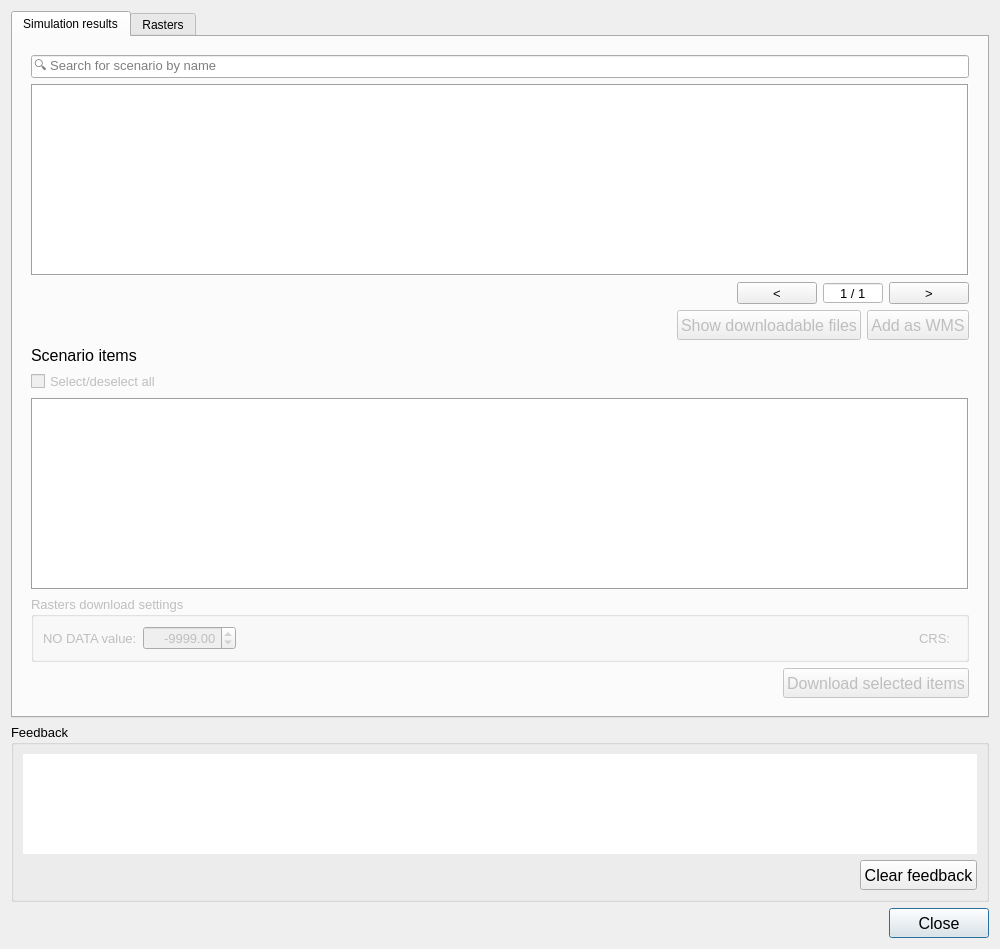
<?xml version="1.0" encoding="UTF-8"?>
<ui version="4.0">
 <class>Dialog</class>
 <widget class="QDialog" name="Dialog">
  <property name="geometry">
   <rect>
    <x>0</x>
    <y>0</y>
    <width>1000</width>
    <height>949</height>
   </rect>
  </property>
  <property name="windowTitle">
   <string>Lizard</string>
  </property>
  <layout class="QGridLayout" name="gridLayout">
   <item row="2" column="0">
    <layout class="QHBoxLayout" name="horizontalLayout_2">
     <property name="bottomMargin">
      <number>0</number>
     </property>
     <item>
      <spacer name="horizontalSpacer_2">
       <property name="orientation">
        <enum>Qt::Horizontal</enum>
       </property>
       <property name="sizeHint" stdset="0">
        <size>
         <width>40</width>
         <height>20</height>
        </size>
       </property>
      </spacer>
     </item>
     <item>
      <widget class="QPushButton" name="pb_close">
       <property name="sizePolicy">
        <sizepolicy hsizetype="Preferred" vsizetype="Fixed">
         <horstretch>0</horstretch>
         <verstretch>0</verstretch>
        </sizepolicy>
       </property>
       <property name="minimumSize">
        <size>
         <width>100</width>
         <height>30</height>
        </size>
       </property>
       <property name="maximumSize">
        <size>
         <width>16777215</width>
         <height>16777215</height>
        </size>
       </property>
       <property name="font">
        <font>
         <family>Segoe UI</family>
         <pointsize>12</pointsize>
        </font>
       </property>
       <property name="text">
        <string>Close</string>
       </property>
      </widget>
     </item>
    </layout>
   </item>
   <item row="0" column="0">
    <widget class="QTabWidget" name="tabWidget">
     <property name="currentIndex">
      <number>0</number>
     </property>
     <widget class="QWidget" name="simulation_results_tab">
      <attribute name="title">
       <string>Simulation results</string>
      </attribute>
      <layout class="QGridLayout" name="gridLayout_5">
       <item row="0" column="0">
        <widget class="QWidget" name="scenario_download_widget" native="true">
         <property name="sizePolicy">
          <sizepolicy hsizetype="Preferred" vsizetype="Expanding">
           <horstretch>0</horstretch>
           <verstretch>0</verstretch>
          </sizepolicy>
         </property>
         <property name="minimumSize">
          <size>
           <width>500</width>
           <height>300</height>
          </size>
         </property>
         <property name="font">
          <font>
           <family>Segoe UI</family>
          </font>
         </property>
         <layout class="QGridLayout" name="gridLayout_8">
          <item row="7" column="0" colspan="2">
           <widget class="QGroupBox" name="grp_raster_settings">
            <property name="enabled">
             <bool>false</bool>
            </property>
            <property name="font">
             <font>
              <family>Segoe UI</family>
              <pointsize>10</pointsize>
             </font>
            </property>
            <property name="title">
             <string>Rasters download settings</string>
            </property>
            <layout class="QGridLayout" name="gridLayout_3">
             <item row="0" column="0">
              <widget class="QLabel" name="label_3">
               <property name="font">
                <font>
                 <family>Segoe UI</family>
                 <pointsize>10</pointsize>
                 <italic>false</italic>
                </font>
               </property>
               <property name="text">
                <string>NO DATA value:</string>
               </property>
              </widget>
             </item>
             <item row="0" column="1">
              <widget class="QDoubleSpinBox" name="no_data_sbox">
               <property name="font">
                <font>
                 <family>Segoe UI</family>
                 <pointsize>10</pointsize>
                </font>
               </property>
               <property name="frame">
                <bool>true</bool>
               </property>
               <property name="alignment">
                <set>Qt::AlignRight|Qt::AlignTrailing|Qt::AlignVCenter</set>
               </property>
               <property name="minimum">
                <double>-1000000.000000000000000</double>
               </property>
               <property name="maximum">
                <double>1000000.000000000000000</double>
               </property>
               <property name="value">
                <double>-9999.000000000000000</double>
               </property>
              </widget>
             </item>
             <item row="0" column="4">
              <widget class="QgsProjectionSelectionWidget" name="crs_widget">
               <property name="font">
                <font>
                 <family>Segoe UI</family>
                 <pointsize>10</pointsize>
                </font>
               </property>
              </widget>
             </item>
             <item row="0" column="3">
              <widget class="QLabel" name="label_4">
               <property name="font">
                <font>
                 <family>Segoe UI</family>
                 <pointsize>10</pointsize>
                 <italic>false</italic>
                </font>
               </property>
               <property name="text">
                <string>CRS:</string>
               </property>
              </widget>
             </item>
             <item row="0" column="2">
              <spacer name="horizontalSpacer_3">
               <property name="orientation">
                <enum>Qt::Horizontal</enum>
               </property>
               <property name="sizeHint" stdset="0">
                <size>
                 <width>40</width>
                 <height>20</height>
                </size>
               </property>
              </spacer>
             </item>
            </layout>
           </widget>
          </item>
          <item row="10" column="0" colspan="2">
           <layout class="QHBoxLayout" name="horizontalLayout_4">
            <property name="bottomMargin">
             <number>0</number>
            </property>
            <item>
             <spacer name="horizontalSpacer_9">
              <property name="orientation">
               <enum>Qt::Horizontal</enum>
              </property>
              <property name="sizeHint" stdset="0">
               <size>
                <width>40</width>
                <height>20</height>
               </size>
              </property>
             </spacer>
            </item>
            <item>
             <widget class="QPushButton" name="pb_download">
              <property name="enabled">
               <bool>false</bool>
              </property>
              <property name="minimumSize">
               <size>
                <width>100</width>
                <height>30</height>
               </size>
              </property>
              <property name="maximumSize">
               <size>
                <width>16777215</width>
                <height>16777215</height>
               </size>
              </property>
              <property name="font">
               <font>
                <family>Segoe UI</family>
                <pointsize>12</pointsize>
               </font>
              </property>
              <property name="text">
               <string>Download selected items</string>
              </property>
             </widget>
            </item>
           </layout>
          </item>
          <item row="6" column="0" colspan="2">
           <widget class="QTreeView" name="scenario_results_tv">
            <property name="font">
             <font>
              <family>Segoe UI</family>
              <pointsize>10</pointsize>
             </font>
            </property>
            <property name="frameShape">
             <enum>QFrame::Box</enum>
            </property>
            <property name="editTriggers">
             <set>QAbstractItemView::NoEditTriggers</set>
            </property>
            <attribute name="headerDefaultSectionSize">
             <number>150</number>
            </attribute>
           </widget>
          </item>
          <item row="0" column="0" colspan="2">
           <widget class="QLineEdit" name="scenario_search_le">
            <property name="font">
             <font>
              <family>Segoe UI</family>
              <pointsize>10</pointsize>
             </font>
            </property>
            <property name="frame">
             <bool>true</bool>
            </property>
            <property name="placeholderText">
             <string>🔍 Search for scenario by name</string>
            </property>
           </widget>
          </item>
          <item row="3" column="0" colspan="2">
           <layout class="QHBoxLayout" name="horizontalLayout_3">
            <property name="bottomMargin">
             <number>0</number>
            </property>
            <item>
             <spacer name="horizontalSpacer_8">
              <property name="orientation">
               <enum>Qt::Horizontal</enum>
              </property>
              <property name="sizeHint" stdset="0">
               <size>
                <width>40</width>
                <height>20</height>
               </size>
              </property>
             </spacer>
            </item>
            <item>
             <widget class="QPushButton" name="pb_show_files">
              <property name="enabled">
               <bool>false</bool>
              </property>
              <property name="minimumSize">
               <size>
                <width>100</width>
                <height>30</height>
               </size>
              </property>
              <property name="maximumSize">
               <size>
                <width>16777215</width>
                <height>16777215</height>
               </size>
              </property>
              <property name="font">
               <font>
                <family>Segoe UI</family>
                <pointsize>12</pointsize>
               </font>
              </property>
              <property name="text">
               <string>Show downloadable files</string>
              </property>
             </widget>
            </item>
            <item>
             <widget class="QPushButton" name="pb_add_wms">
              <property name="enabled">
               <bool>false</bool>
              </property>
              <property name="minimumSize">
               <size>
                <width>100</width>
                <height>30</height>
               </size>
              </property>
              <property name="maximumSize">
               <size>
                <width>16777215</width>
                <height>16777215</height>
               </size>
              </property>
              <property name="font">
               <font>
                <family>Segoe UI</family>
                <pointsize>12</pointsize>
               </font>
              </property>
              <property name="text">
               <string>Add as WMS</string>
              </property>
             </widget>
            </item>
           </layout>
          </item>
          <item row="2" column="0" colspan="2">
           <layout class="QHBoxLayout" name="horizontalLayout">
            <property name="topMargin">
             <number>0</number>
            </property>
            <property name="bottomMargin">
             <number>0</number>
            </property>
            <item>
             <spacer name="horizontalSpacer_13">
              <property name="orientation">
               <enum>Qt::Horizontal</enum>
              </property>
              <property name="sizeHint" stdset="0">
               <size>
                <width>400</width>
                <height>20</height>
               </size>
              </property>
             </spacer>
            </item>
            <item>
             <widget class="QPushButton" name="pb_prev_page">
              <property name="sizePolicy">
               <sizepolicy hsizetype="Minimum" vsizetype="Minimum">
                <horstretch>0</horstretch>
                <verstretch>0</verstretch>
               </sizepolicy>
              </property>
              <property name="minimumSize">
               <size>
                <width>40</width>
                <height>20</height>
               </size>
              </property>
              <property name="maximumSize">
               <size>
                <width>16777215</width>
                <height>16777215</height>
               </size>
              </property>
              <property name="font">
               <font>
                <family>Segoe UI</family>
                <pointsize>10</pointsize>
               </font>
              </property>
              <property name="layoutDirection">
               <enum>Qt::LeftToRight</enum>
              </property>
              <property name="text">
               <string>&lt;</string>
              </property>
             </widget>
            </item>
            <item>
             <widget class="QSpinBox" name="page_sbox">
              <property name="sizePolicy">
               <sizepolicy hsizetype="Minimum" vsizetype="Minimum">
                <horstretch>0</horstretch>
                <verstretch>0</verstretch>
               </sizepolicy>
              </property>
              <property name="minimumSize">
               <size>
                <width>60</width>
                <height>20</height>
               </size>
              </property>
              <property name="font">
               <font>
                <family>Segoe UI</family>
                <pointsize>10</pointsize>
               </font>
              </property>
              <property name="focusPolicy">
               <enum>Qt::StrongFocus</enum>
              </property>
              <property name="styleSheet">
               <string notr="true">QSpinBox {background-color: white;}</string>
              </property>
              <property name="frame">
               <bool>true</bool>
              </property>
              <property name="alignment">
               <set>Qt::AlignCenter</set>
              </property>
              <property name="buttonSymbols">
               <enum>QAbstractSpinBox::NoButtons</enum>
              </property>
              <property name="suffix">
               <string> / 1</string>
              </property>
              <property name="minimum">
               <number>1</number>
              </property>
             </widget>
            </item>
            <item>
             <widget class="QPushButton" name="pb_next_page">
              <property name="sizePolicy">
               <sizepolicy hsizetype="Minimum" vsizetype="Minimum">
                <horstretch>0</horstretch>
                <verstretch>0</verstretch>
               </sizepolicy>
              </property>
              <property name="minimumSize">
               <size>
                <width>40</width>
                <height>20</height>
               </size>
              </property>
              <property name="maximumSize">
               <size>
                <width>16777215</width>
                <height>16777215</height>
               </size>
              </property>
              <property name="font">
               <font>
                <family>Segoe UI</family>
                <pointsize>10</pointsize>
               </font>
              </property>
              <property name="text">
               <string>&gt;</string>
              </property>
             </widget>
            </item>
           </layout>
          </item>
          <item row="1" column="0" colspan="2">
           <widget class="QTreeView" name="scenario_tv">
            <property name="font">
             <font>
              <family>Segoe UI</family>
              <pointsize>10</pointsize>
             </font>
            </property>
            <property name="frameShape">
             <enum>QFrame::Box</enum>
            </property>
            <property name="editTriggers">
             <set>QAbstractItemView::NoEditTriggers</set>
            </property>
            <property name="sortingEnabled">
             <bool>true</bool>
            </property>
            <attribute name="headerShowSortIndicator" stdset="0">
             <bool>true</bool>
            </attribute>
           </widget>
          </item>
          <item row="4" column="0" colspan="2">
           <layout class="QGridLayout" name="gridLayout_4">
            <property name="bottomMargin">
             <number>0</number>
            </property>
            <item row="1" column="0">
             <widget class="QCheckBox" name="toggle_selection_ckb">
              <property name="enabled">
               <bool>false</bool>
              </property>
              <property name="font">
               <font>
                <family>Segoe UI</family>
                <pointsize>10</pointsize>
               </font>
              </property>
              <property name="layoutDirection">
               <enum>Qt::LeftToRight</enum>
              </property>
              <property name="text">
               <string>Select/deselect all</string>
              </property>
             </widget>
            </item>
            <item row="0" column="0">
             <widget class="QLabel" name="label_2">
              <property name="font">
               <font>
                <family>Segoe UI</family>
                <pointsize>12</pointsize>
               </font>
              </property>
              <property name="text">
               <string>Scenario items</string>
              </property>
             </widget>
            </item>
           </layout>
          </item>
         </layout>
        </widget>
       </item>
      </layout>
     </widget>
     <widget class="QWidget" name="rasters_tab">
      <attribute name="title">
       <string>Rasters</string>
      </attribute>
      <layout class="QGridLayout" name="gridLayout_11">
       <item row="0" column="0">
        <widget class="QWidget" name="scenario_download_widget_2" native="true">
         <property name="sizePolicy">
          <sizepolicy hsizetype="Preferred" vsizetype="Expanding">
           <horstretch>0</horstretch>
           <verstretch>0</verstretch>
          </sizepolicy>
         </property>
         <property name="minimumSize">
          <size>
           <width>500</width>
           <height>300</height>
          </size>
         </property>
         <property name="font">
          <font>
           <family>Segoe UI</family>
          </font>
         </property>
         <layout class="QGridLayout" name="gridLayout_9">
          <item row="5" column="0" colspan="2">
           <widget class="QGroupBox" name="grp_single_raster_settings">
            <property name="enabled">
             <bool>false</bool>
            </property>
            <property name="font">
             <font>
              <family>Segoe UI</family>
              <pointsize>12</pointsize>
             </font>
            </property>
            <property name="title">
             <string>Rasters download settings</string>
            </property>
            <layout class="QGridLayout" name="gridLayout_6">
             <item row="2" column="0">
              <widget class="QRadioButton" name="use_canvas_extent_rb">
               <property name="font">
                <font>
                 <family>Segoe UI</family>
                 <pointsize>10</pointsize>
                </font>
               </property>
               <property name="text">
                <string>Use current map canvas as extent</string>
               </property>
               <property name="checked">
                <bool>true</bool>
               </property>
              </widget>
             </item>
             <item row="1" column="1" colspan="3">
              <widget class="QLineEdit" name="filename_le_raster">
               <property name="font">
                <font>
                 <family>Segoe UI</family>
                 <pointsize>10</pointsize>
                </font>
               </property>
               <property name="toolTip">
                <string>Small rasters will be downloaded as a single GeoTIFF. Large rasters will be downloaded as tiles of GeoTIFFs and a virtual raster file (.vrt) to use them as a single raster.</string>
               </property>
              </widget>
             </item>
             <item row="0" column="1" colspan="3">
              <widget class="QgsFileWidget" name="output_dir_raster">
               <property name="font">
                <font>
                 <family>Segoe UI</family>
                 <pointsize>10</pointsize>
                </font>
               </property>
               <property name="storageMode">
                <enum>QgsFileWidget::GetDirectory</enum>
               </property>
              </widget>
             </item>
             <item row="4" column="0" colspan="4">
              <widget class="QWidget" name="grp_polygon_settings" native="true">
               <property name="enabled">
                <bool>false</bool>
               </property>
               <property name="font">
                <font>
                 <family>Segoe UI</family>
                 <pointsize>10</pointsize>
                </font>
               </property>
               <layout class="QGridLayout" name="gridLayout_7">
                <property name="leftMargin">
                 <number>25</number>
                </property>
                <property name="topMargin">
                 <number>3</number>
                </property>
                <item row="1" column="1">
                 <layout class="QHBoxLayout" name="horizontalLayout_8">
                  <property name="bottomMargin">
                   <number>0</number>
                  </property>
                  <item>
                   <spacer name="horizontalSpacer_5">
                    <property name="orientation">
                     <enum>Qt::Horizontal</enum>
                    </property>
                    <property name="sizeHint" stdset="0">
                     <size>
                      <width>40</width>
                      <height>20</height>
                     </size>
                    </property>
                   </spacer>
                  </item>
                  <item>
                   <widget class="QCheckBox" name="selected_features_ckb">
                    <property name="font">
                     <font>
                      <family>Segoe UI</family>
                      <pointsize>9</pointsize>
                     </font>
                    </property>
                    <property name="text">
                     <string>Selected features only</string>
                    </property>
                    <property name="checked">
                     <bool>false</bool>
                    </property>
                   </widget>
                  </item>
                  <item>
                   <widget class="QCheckBox" name="clip_to_polygon_ckb">
                    <property name="font">
                     <font>
                      <family>Segoe UI</family>
                      <pointsize>9</pointsize>
                     </font>
                    </property>
                    <property name="text">
                     <string>Clip to polygon(s)</string>
                    </property>
                    <property name="checked">
                     <bool>false</bool>
                    </property>
                   </widget>
                  </item>
                 </layout>
                </item>
                <item row="5" column="0">
                 <widget class="QLabel" name="label_7">
                  <property name="text">
                   <string>Name field</string>
                  </property>
                 </widget>
                </item>
                <item row="0" column="0">
                 <widget class="QLabel" name="label_8">
                  <property name="text">
                   <string>Polygon layer:</string>
                  </property>
                 </widget>
                </item>
                <item row="0" column="1">
                 <widget class="QgsMapLayerComboBox" name="clip_polygon_cbo"/>
                </item>
                <item row="5" column="1">
                 <widget class="QgsFieldComboBox" name="clip_name_field_cbo"/>
                </item>
               </layout>
              </widget>
             </item>
             <item row="1" column="0">
              <widget class="QLabel" name="label_9">
               <property name="font">
                <font>
                 <family>Segoe UI</family>
                 <pointsize>10</pointsize>
                </font>
               </property>
               <property name="text">
                <string>File name: </string>
               </property>
              </widget>
             </item>
             <item row="3" column="0">
              <widget class="QRadioButton" name="use_polygon_extent_rb">
               <property name="font">
                <font>
                 <family>Segoe UI</family>
                 <pointsize>10</pointsize>
                </font>
               </property>
               <property name="text">
                <string>Use polygons as extent</string>
               </property>
              </widget>
             </item>
             <item row="0" column="0">
              <widget class="QLabel" name="label">
               <property name="font">
                <font>
                 <family>Segoe UI</family>
                 <pointsize>10</pointsize>
                </font>
               </property>
               <property name="text">
                <string>Save output(s) to:</string>
               </property>
              </widget>
             </item>
             <item row="5" column="0" colspan="4">
              <layout class="QHBoxLayout" name="horizontalLayout_9">
               <property name="rightMargin">
                <number>0</number>
               </property>
               <property name="bottomMargin">
                <number>0</number>
               </property>
               <item>
                <widget class="QLabel" name="label_5">
                 <property name="font">
                  <font>
                   <family>Segoe UI</family>
                   <pointsize>10</pointsize>
                   <italic>false</italic>
                  </font>
                 </property>
                 <property name="text">
                  <string>NO DATA value:</string>
                 </property>
                 <property name="alignment">
                  <set>Qt::AlignLeading|Qt::AlignLeft|Qt::AlignVCenter</set>
                 </property>
                </widget>
               </item>
               <item>
                <widget class="QDoubleSpinBox" name="no_data_sbox_raster">
                 <property name="font">
                  <font>
                   <family>Segoe UI</family>
                   <pointsize>10</pointsize>
                  </font>
                 </property>
                 <property name="frame">
                  <bool>true</bool>
                 </property>
                 <property name="alignment">
                  <set>Qt::AlignRight|Qt::AlignTrailing|Qt::AlignVCenter</set>
                 </property>
                 <property name="minimum">
                  <double>-1000000.000000000000000</double>
                 </property>
                 <property name="maximum">
                  <double>1000000.000000000000000</double>
                 </property>
                 <property name="value">
                  <double>-9999.000000000000000</double>
                 </property>
                </widget>
               </item>
               <item>
                <widget class="QLabel" name="label_6">
                 <property name="font">
                  <font>
                   <family>Segoe UI</family>
                   <pointsize>10</pointsize>
                   <italic>false</italic>
                  </font>
                 </property>
                 <property name="text">
                  <string>Pixel size: </string>
                 </property>
                 <property name="alignment">
                  <set>Qt::AlignLeading|Qt::AlignLeft|Qt::AlignVCenter</set>
                 </property>
                </widget>
               </item>
               <item>
                <widget class="QDoubleSpinBox" name="pixel_size_sbox_raster">
                 <property name="font">
                  <font>
                   <family>Segoe UI</family>
                   <pointsize>10</pointsize>
                  </font>
                 </property>
                 <property name="maximum">
                  <double>1000000.000000000000000</double>
                 </property>
                </widget>
               </item>
               <item>
                <spacer name="horizontalSpacer_4">
                 <property name="orientation">
                  <enum>Qt::Horizontal</enum>
                 </property>
                 <property name="sizeHint" stdset="0">
                  <size>
                   <width>40</width>
                   <height>20</height>
                  </size>
                 </property>
                </spacer>
               </item>
               <item>
                <widget class="QLabel" name="label_10">
                 <property name="font">
                  <font>
                   <family>Segoe UI</family>
                   <pointsize>10</pointsize>
                  </font>
                 </property>
                 <property name="text">
                  <string>CRS:</string>
                 </property>
                </widget>
               </item>
               <item>
                <widget class="QgsProjectionSelectionWidget" name="crs_widget_raster">
                 <property name="font">
                  <font>
                   <family>Segoe UI</family>
                   <pointsize>10</pointsize>
                  </font>
                 </property>
                </widget>
               </item>
              </layout>
             </item>
            </layout>
           </widget>
          </item>
          <item row="2" column="0" colspan="2">
           <layout class="QHBoxLayout" name="horizontalLayout_7">
            <property name="topMargin">
             <number>0</number>
            </property>
            <property name="bottomMargin">
             <number>0</number>
            </property>
            <item>
             <spacer name="horizontalSpacer_14">
              <property name="orientation">
               <enum>Qt::Horizontal</enum>
              </property>
              <property name="sizeHint" stdset="0">
               <size>
                <width>400</width>
                <height>20</height>
               </size>
              </property>
             </spacer>
            </item>
            <item>
             <widget class="QPushButton" name="pb_prev_page_raster">
              <property name="sizePolicy">
               <sizepolicy hsizetype="Minimum" vsizetype="Minimum">
                <horstretch>0</horstretch>
                <verstretch>0</verstretch>
               </sizepolicy>
              </property>
              <property name="minimumSize">
               <size>
                <width>40</width>
                <height>20</height>
               </size>
              </property>
              <property name="maximumSize">
               <size>
                <width>16777215</width>
                <height>16777215</height>
               </size>
              </property>
              <property name="font">
               <font>
                <family>Segoe UI</family>
                <pointsize>10</pointsize>
               </font>
              </property>
              <property name="layoutDirection">
               <enum>Qt::LeftToRight</enum>
              </property>
              <property name="text">
               <string>&lt;</string>
              </property>
             </widget>
            </item>
            <item>
             <widget class="QSpinBox" name="page_sbox_raster">
              <property name="sizePolicy">
               <sizepolicy hsizetype="Minimum" vsizetype="Minimum">
                <horstretch>0</horstretch>
                <verstretch>0</verstretch>
               </sizepolicy>
              </property>
              <property name="minimumSize">
               <size>
                <width>60</width>
                <height>20</height>
               </size>
              </property>
              <property name="font">
               <font>
                <family>Segoe UI</family>
                <pointsize>10</pointsize>
               </font>
              </property>
              <property name="focusPolicy">
               <enum>Qt::StrongFocus</enum>
              </property>
              <property name="styleSheet">
               <string notr="true">QSpinBox {background-color: white;}</string>
              </property>
              <property name="frame">
               <bool>true</bool>
              </property>
              <property name="alignment">
               <set>Qt::AlignCenter</set>
              </property>
              <property name="buttonSymbols">
               <enum>QAbstractSpinBox::NoButtons</enum>
              </property>
              <property name="suffix">
               <string> / 1</string>
              </property>
              <property name="minimum">
               <number>1</number>
              </property>
             </widget>
            </item>
            <item>
             <widget class="QPushButton" name="pb_next_page_raster">
              <property name="sizePolicy">
               <sizepolicy hsizetype="Minimum" vsizetype="Minimum">
                <horstretch>0</horstretch>
                <verstretch>0</verstretch>
               </sizepolicy>
              </property>
              <property name="minimumSize">
               <size>
                <width>40</width>
                <height>20</height>
               </size>
              </property>
              <property name="maximumSize">
               <size>
                <width>16777215</width>
                <height>16777215</height>
               </size>
              </property>
              <property name="font">
               <font>
                <family>Segoe UI</family>
                <pointsize>10</pointsize>
               </font>
              </property>
              <property name="text">
               <string>&gt;</string>
              </property>
             </widget>
            </item>
           </layout>
          </item>
          <item row="1" column="0" colspan="2">
           <widget class="QTreeView" name="raster_tv">
            <property name="font">
             <font>
              <family>Segoe UI</family>
              <pointsize>10</pointsize>
             </font>
            </property>
            <property name="frameShape">
             <enum>QFrame::Box</enum>
            </property>
            <property name="editTriggers">
             <set>QAbstractItemView::NoEditTriggers</set>
            </property>
            <property name="sortingEnabled">
             <bool>true</bool>
            </property>
            <attribute name="headerShowSortIndicator" stdset="0">
             <bool>true</bool>
            </attribute>
           </widget>
          </item>
          <item row="3" column="0" colspan="2">
           <layout class="QHBoxLayout" name="horizontalLayout_6">
            <property name="bottomMargin">
             <number>0</number>
            </property>
            <item>
             <spacer name="horizontalSpacer_11">
              <property name="orientation">
               <enum>Qt::Horizontal</enum>
              </property>
              <property name="sizeHint" stdset="0">
               <size>
                <width>40</width>
                <height>20</height>
               </size>
              </property>
             </spacer>
            </item>
            <item>
             <widget class="QPushButton" name="pb_add_wms_raster">
              <property name="enabled">
               <bool>false</bool>
              </property>
              <property name="minimumSize">
               <size>
                <width>100</width>
                <height>30</height>
               </size>
              </property>
              <property name="maximumSize">
               <size>
                <width>16777215</width>
                <height>16777215</height>
               </size>
              </property>
              <property name="font">
               <font>
                <family>Segoe UI</family>
                <pointsize>12</pointsize>
               </font>
              </property>
              <property name="text">
               <string>Add as WMS</string>
              </property>
             </widget>
            </item>
           </layout>
          </item>
          <item row="0" column="0" colspan="2">
           <widget class="QLineEdit" name="raster_search_le">
            <property name="font">
             <font>
              <family>Segoe UI</family>
              <pointsize>10</pointsize>
             </font>
            </property>
            <property name="frame">
             <bool>true</bool>
            </property>
            <property name="placeholderText">
             <string>🔍 Search for raster by name</string>
            </property>
           </widget>
          </item>
          <item row="8" column="0" colspan="2">
           <layout class="QHBoxLayout" name="horizontalLayout_5">
            <property name="bottomMargin">
             <number>0</number>
            </property>
            <item>
             <spacer name="horizontalSpacer_10">
              <property name="orientation">
               <enum>Qt::Horizontal</enum>
              </property>
              <property name="sizeHint" stdset="0">
               <size>
                <width>40</width>
                <height>20</height>
               </size>
              </property>
             </spacer>
            </item>
            <item>
             <widget class="QPushButton" name="pb_download_raster">
              <property name="enabled">
               <bool>false</bool>
              </property>
              <property name="minimumSize">
               <size>
                <width>100</width>
                <height>30</height>
               </size>
              </property>
              <property name="maximumSize">
               <size>
                <width>16777215</width>
                <height>16777215</height>
               </size>
              </property>
              <property name="font">
               <font>
                <family>Segoe UI</family>
                <pointsize>12</pointsize>
               </font>
              </property>
              <property name="text">
               <string>Download selected raster</string>
              </property>
             </widget>
            </item>
           </layout>
          </item>
         </layout>
        </widget>
       </item>
      </layout>
     </widget>
    </widget>
   </item>
   <item row="1" column="0">
    <widget class="QgsCollapsibleGroupBox" name="grp_feedback">
     <property name="enabled">
      <bool>true</bool>
     </property>
     <property name="maximumSize">
      <size>
       <width>16777215</width>
       <height>16777215</height>
      </size>
     </property>
     <property name="font">
      <font>
       <family>Segoe UI</family>
       <pointsize>10</pointsize>
      </font>
     </property>
     <property name="title">
      <string>Feedback</string>
     </property>
     <property name="collapsed">
      <bool>false</bool>
     </property>
     <layout class="QGridLayout" name="gridLayout_2">
      <item row="0" column="0" colspan="2">
       <widget class="QListView" name="feedback_lv">
        <property name="sizePolicy">
         <sizepolicy hsizetype="Expanding" vsizetype="MinimumExpanding">
          <horstretch>0</horstretch>
          <verstretch>0</verstretch>
         </sizepolicy>
        </property>
        <property name="maximumSize">
         <size>
          <width>16777215</width>
          <height>100</height>
         </size>
        </property>
        <property name="font">
         <font>
          <family>Segoe UI</family>
          <pointsize>10</pointsize>
         </font>
        </property>
        <property name="frameShape">
         <enum>QFrame::NoFrame</enum>
        </property>
        <property name="editTriggers">
         <set>QAbstractItemView::NoEditTriggers</set>
        </property>
       </widget>
      </item>
      <item row="1" column="1">
       <widget class="QPushButton" name="pb_clear_feedback">
        <property name="enabled">
         <bool>true</bool>
        </property>
        <property name="minimumSize">
         <size>
          <width>100</width>
          <height>30</height>
         </size>
        </property>
        <property name="maximumSize">
         <size>
          <width>16777215</width>
          <height>16777215</height>
         </size>
        </property>
        <property name="font">
         <font>
          <family>Segoe UI</family>
          <pointsize>12</pointsize>
         </font>
        </property>
        <property name="text">
         <string>Clear feedback</string>
        </property>
       </widget>
      </item>
      <item row="1" column="0">
       <spacer name="horizontalSpacer">
        <property name="orientation">
         <enum>Qt::Horizontal</enum>
        </property>
        <property name="sizeHint" stdset="0">
         <size>
          <width>40</width>
          <height>20</height>
         </size>
        </property>
       </spacer>
      </item>
     </layout>
    </widget>
   </item>
  </layout>
 </widget>
 <customwidgets>
  <customwidget>
   <class>QgsCollapsibleGroupBox</class>
   <extends>QGroupBox</extends>
   <header>qgscollapsiblegroupbox.h</header>
   <container>1</container>
  </customwidget>
  <customwidget>
   <class>QgsFieldComboBox</class>
   <extends>QComboBox</extends>
   <header>qgsfieldcombobox.h</header>
  </customwidget>
  <customwidget>
   <class>QgsFileWidget</class>
   <extends>QWidget</extends>
   <header>qgsfilewidget.h</header>
  </customwidget>
  <customwidget>
   <class>QgsMapLayerComboBox</class>
   <extends>QComboBox</extends>
   <header>qgsmaplayercombobox.h</header>
  </customwidget>
  <customwidget>
   <class>QgsProjectionSelectionWidget</class>
   <extends>QWidget</extends>
   <header>qgsprojectionselectionwidget.h</header>
  </customwidget>
 </customwidgets>
 <resources/>
 <connections/>
</ui>
